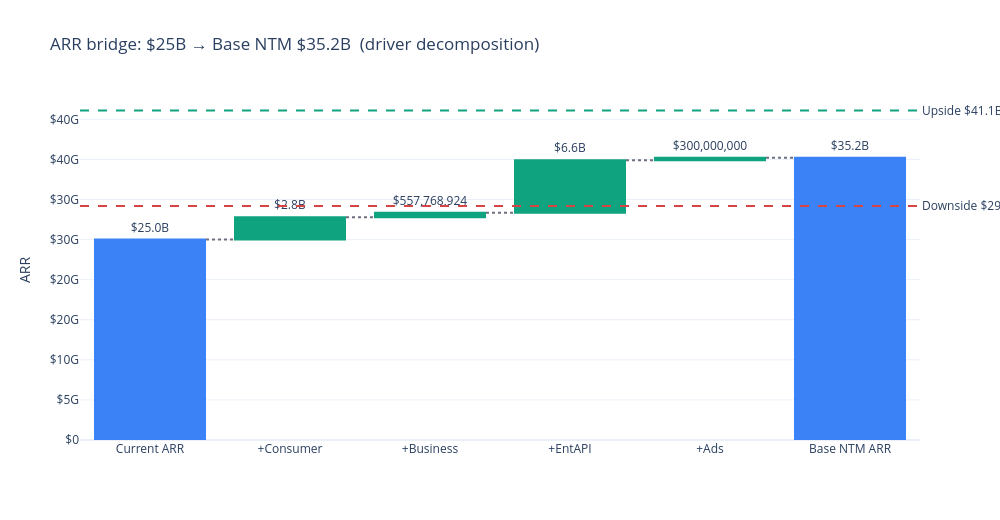

Notebook code for this chart:
### Markdown cell above
**Comment**
- **Learnings:** Monte Carlo output centers on the base case, with an 80% interval of roughly $32.6B to $37.8B ARR.
- **Methodology:** Sample segment growth distributions for 10,000 runs and summarize percentiles and scenario probabilities.
- **Assumptions:** Segment growth distributions are centered on deterministic base-case inputs.

### Code cell
# 9.4 Charts: waterfall + fan + histogram
# Waterfall (plotly - interactive #2)
seg_lift = {k: scen_growth['Base'][k] * mix0[k] * total_arr for k in mix0}
labels = ['Current ARR'] + [f"+{k}" for k in seg_lift] + ['Base NTM ARR']
values = [total_arr] + list(seg_lift.values()) + [scenarios.loc[scenarios.scenario=='Base', 'nb_arr'].iloc[0]]
measure = ['absolute'] + ['relative'] * len(seg_lift) + ['total']

fig = go.Figure(go.Waterfall(
    orientation='v', measure=measure, x=labels, y=values,
    text=[dollars(v) for v in values], textposition='outside',
    increasing=dict(marker=dict(color=PALETTE['green'])),
    decreasing=dict(marker=dict(color=PALETTE['red'])),
    totals=dict(marker=dict(color=PALETTE['blue'])),
    connector=dict(line=dict(color=PALETTE['slate'], dash='dot')),
))
# Add upside/downside markers
fig.add_hline(y=scenarios.loc[scenarios.scenario=='Upside', 'nb_arr'].iloc[0],
              line=dict(color=PALETTE['green'], dash='dash'),
              annotation_text=f"Upside {dollars(41.1e9)}", annotation_position='right')
fig.add_hline(y=scenarios.loc[scenarios.scenario=='Downside', 'nb_arr'].iloc[0],
              line=dict(color=PALETTE['red'], dash='dash'),
              annotation_text=f"Downside {dollars(29.2e9)}", annotation_position='right')
fig.update_layout(
    title='ARR bridge: $25B \u2192 Base NTM $35.2B  (driver decomposition)',
    yaxis=dict(title='ARR', tickformat='$,.0s'),
    template='plotly_white', height=520, width=1000,
)
fig.show()

### Figure 1 — Plotly figure (JSON) as saved in the notebook; plotly's stock layout.template omitted (floating-point values rounded to 4 significant figures)
{"data": [{"connector": {"line": {"color": "#6e6e80", "dash": "dot"}}, "decreasing": {"marker": {"color": "#d64545"}}, "increasing": {"marker": {"color": "#10a37f"}}, "measure": ["absolute", "relative", "relative", "relative", "relative", "total"], "orientation": "v", "text": ["$25.0B", "$2.8B", "$557,768,924", "$6.6B", "$300,000,000", "$35.2B"], "textposition": "outside", "totals": {"marker": {"color": "#3b82f6"}}, "type": "waterfall", "x": ["Current ARR", "+Consumer", "+Business", "+EntAPI", "+Ads", "Base NTM ARR"], "y": [25000000000.0, 2789000000.0, 557800000.0, 6553000000.0, 300000000.0, 35200000000.0]}], "layout": {"annotations": [{"showarrow": false, "text": "Upside $41.1B", "x": 1, "xanchor": "left", "xref": "x domain", "y": 41100000000.0, "yanchor": "middle", "yref": "y"}, {"showarrow": false, "text": "Downside $29.2B", "x": 1, "xanchor": "left", "xref": "x domain", "y": 29200000000.0, "yanchor": "middle", "yref": "y"}], "height": 520, "shapes": [{"line": {"color": "#10a37f", "dash": "dash"}, "type": "line", "x0": 0, "x1": 1, "xref": "x domain", "y0": 41100000000.0, "y1": 41100000000.0, "yref": "y"}, {"line": {"color": "#d64545", "dash": "dash"}, "type": "line", "x0": 0, "x1": 1, "xref": "x domain", "y0": 29200000000.0, "y1": 29200000000.0, "yref": "y"}], "title": {"text": "ARR bridge: $25B → Base NTM $35.2B  (driver decomposition)"}, "width": 1000, "yaxis": {"tickformat": "$,.0s", "title": {"text": "ARR"}}}}
